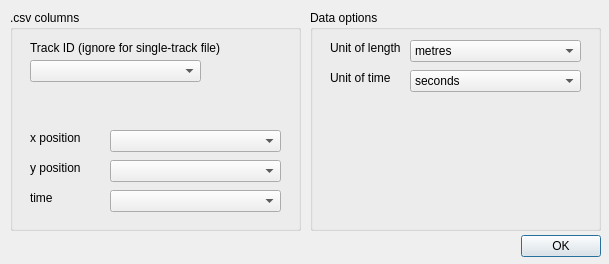
<?xml version="1.0" encoding="UTF-8"?>
<ui version="4.0">
 <class>Dialog</class>
 <widget class="QDialog" name="Dialog">
  <property name="geometry">
   <rect>
    <x>0</x>
    <y>0</y>
    <width>609</width>
    <height>264</height>
   </rect>
  </property>
  <property name="windowTitle">
   <string>Import options</string>
  </property>
  <property name="modal">
   <bool>true</bool>
  </property>
  <widget class="QDialogButtonBox" name="buttonBox">
   <property name="geometry">
    <rect>
     <x>520</x>
     <y>230</y>
     <width>81</width>
     <height>32</height>
    </rect>
   </property>
   <property name="orientation">
    <enum>Qt::Horizontal</enum>
   </property>
   <property name="standardButtons">
    <set>QDialogButtonBox::Ok</set>
   </property>
  </widget>
  <widget class="QComboBox" name="comboBoxColX">
   <property name="geometry">
    <rect>
     <x>110</x>
     <y>130</y>
     <width>171</width>
     <height>22</height>
    </rect>
   </property>
   <property name="currentText">
    <string/>
   </property>
   <property name="currentIndex">
    <number>-1</number>
   </property>
  </widget>
  <widget class="QComboBox" name="comboBoxColY">
   <property name="geometry">
    <rect>
     <x>110</x>
     <y>160</y>
     <width>171</width>
     <height>22</height>
    </rect>
   </property>
   <property name="currentIndex">
    <number>-1</number>
   </property>
  </widget>
  <widget class="QLabel" name="label_2">
   <property name="geometry">
    <rect>
     <x>30</x>
     <y>130</y>
     <width>81</width>
     <height>16</height>
    </rect>
   </property>
   <property name="text">
    <string>x position</string>
   </property>
  </widget>
  <widget class="QLabel" name="label_3">
   <property name="geometry">
    <rect>
     <x>30</x>
     <y>160</y>
     <width>81</width>
     <height>16</height>
    </rect>
   </property>
   <property name="text">
    <string>y position</string>
   </property>
  </widget>
  <widget class="QLabel" name="label_4">
   <property name="geometry">
    <rect>
     <x>30</x>
     <y>190</y>
     <width>81</width>
     <height>16</height>
    </rect>
   </property>
   <property name="text">
    <string>time</string>
   </property>
  </widget>
  <widget class="QComboBox" name="comboBoxColT">
   <property name="geometry">
    <rect>
     <x>110</x>
     <y>190</y>
     <width>171</width>
     <height>22</height>
    </rect>
   </property>
   <property name="currentIndex">
    <number>-1</number>
   </property>
  </widget>
  <widget class="QComboBox" name="comboBoxLength">
   <property name="geometry">
    <rect>
     <x>410</x>
     <y>40</y>
     <width>171</width>
     <height>22</height>
    </rect>
   </property>
   <property name="currentText">
    <string>metres</string>
   </property>
   <property name="currentIndex">
    <number>3</number>
   </property>
   <item>
    <property name="text">
     <string>nanometres</string>
    </property>
   </item>
   <item>
    <property name="text">
     <string>micrometres</string>
    </property>
   </item>
   <item>
    <property name="text">
     <string>millimetres</string>
    </property>
   </item>
   <item>
    <property name="text">
     <string>metres</string>
    </property>
   </item>
  </widget>
  <widget class="QLabel" name="label_5">
   <property name="geometry">
    <rect>
     <x>330</x>
     <y>70</y>
     <width>81</width>
     <height>16</height>
    </rect>
   </property>
   <property name="text">
    <string>Unit of time</string>
   </property>
  </widget>
  <widget class="QComboBox" name="comboBoxTime">
   <property name="geometry">
    <rect>
     <x>410</x>
     <y>70</y>
     <width>171</width>
     <height>22</height>
    </rect>
   </property>
   <property name="currentIndex">
    <number>3</number>
   </property>
   <item>
    <property name="text">
     <string>nanoseconds</string>
    </property>
   </item>
   <item>
    <property name="text">
     <string>microseconds</string>
    </property>
   </item>
   <item>
    <property name="text">
     <string>milliseconds</string>
    </property>
   </item>
   <item>
    <property name="text">
     <string>seconds</string>
    </property>
   </item>
  </widget>
  <widget class="QLabel" name="label_6">
   <property name="geometry">
    <rect>
     <x>330</x>
     <y>40</y>
     <width>81</width>
     <height>16</height>
    </rect>
   </property>
   <property name="text">
    <string>Unit of length</string>
   </property>
  </widget>
  <widget class="QLabel" name="label_7">
   <property name="geometry">
    <rect>
     <x>30</x>
     <y>40</y>
     <width>251</width>
     <height>16</height>
    </rect>
   </property>
   <property name="text">
    <string>Track ID (ignore for single-track file)</string>
   </property>
  </widget>
  <widget class="QComboBox" name="comboBoxColId">
   <property name="geometry">
    <rect>
     <x>30</x>
     <y>60</y>
     <width>171</width>
     <height>22</height>
    </rect>
   </property>
   <property name="currentIndex">
    <number>-1</number>
   </property>
  </widget>
  <widget class="QGroupBox" name="groupBox">
   <property name="geometry">
    <rect>
     <x>10</x>
     <y>10</y>
     <width>291</width>
     <height>221</height>
    </rect>
   </property>
   <property name="title">
    <string>.csv columns</string>
   </property>
  </widget>
  <widget class="QGroupBox" name="groupBox_2">
   <property name="geometry">
    <rect>
     <x>310</x>
     <y>10</y>
     <width>291</width>
     <height>221</height>
    </rect>
   </property>
   <property name="title">
    <string>Data options</string>
   </property>
  </widget>
  <zorder>groupBox_2</zorder>
  <zorder>groupBox</zorder>
  <zorder>buttonBox</zorder>
  <zorder>comboBoxColX</zorder>
  <zorder>comboBoxColY</zorder>
  <zorder>label_2</zorder>
  <zorder>label_3</zorder>
  <zorder>label_4</zorder>
  <zorder>comboBoxColT</zorder>
  <zorder>comboBoxLength</zorder>
  <zorder>label_5</zorder>
  <zorder>comboBoxTime</zorder>
  <zorder>label_6</zorder>
  <zorder>label_7</zorder>
  <zorder>comboBoxColId</zorder>
 </widget>
 <resources/>
 <connections>
  <connection>
   <sender>buttonBox</sender>
   <signal>accepted()</signal>
   <receiver>Dialog</receiver>
   <slot>accept()</slot>
   <hints>
    <hint type="sourcelabel">
     <x>248</x>
     <y>254</y>
    </hint>
    <hint type="destinationlabel">
     <x>157</x>
     <y>274</y>
    </hint>
   </hints>
  </connection>
  <connection>
   <sender>buttonBox</sender>
   <signal>rejected()</signal>
   <receiver>Dialog</receiver>
   <slot>reject()</slot>
   <hints>
    <hint type="sourcelabel">
     <x>316</x>
     <y>260</y>
    </hint>
    <hint type="destinationlabel">
     <x>286</x>
     <y>274</y>
    </hint>
   </hints>
  </connection>
 </connections>
</ui>
